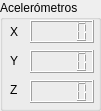
     <widget class="QGroupBox" name="groupBox_17">
      <property name="geometry">
       <rect>
        <x>370</x>
        <y>50</y>
        <width>101</width>
        <height>111</height>
       </rect>
      </property>
      <property name="title">
       <string>Acelerómetros</string>
      </property>
      <widget class="QLCDNumber" name="lcdAccX">
       <property name="geometry">
        <rect>
         <x>30</x>
         <y>20</y>
         <width>64</width>
         <height>23</height>
        </rect>
       </property>
       <property name="value" stdset="0">
        <double>0.000000000000000</double>
       </property>
      </widget>
      <widget class="QLCDNumber" name="lcdAccY">
       <property name="geometry">
        <rect>
         <x>30</x>
         <y>50</y>
         <width>64</width>
         <height>23</height>
        </rect>
       </property>
       <property name="value" stdset="0">
        <double>0.000000000000000</double>
       </property>
      </widget>
      <widget class="QLCDNumber" name="lcdAccZ">
       <property name="geometry">
        <rect>
         <x>30</x>
         <y>80</y>
         <width>64</width>
         <height>23</height>
        </rect>
       </property>
       <property name="value" stdset="0">
        <double>0.000000000000000</double>
       </property>
      </widget>
      <widget class="QWidget" name="layoutWidget_5">
       <property name="geometry">
        <rect>
         <x>10</x>
         <y>20</y>
         <width>20</width>
         <height>81</height>
        </rect>
       </property>
       <layout class="QVBoxLayout" name="verticalLayout_13">
        <item>
         <widget class="QLabel" name="label_37">
          <property name="text">
           <string>X</string>
          </property>
         </widget>
        </item>
        <item>
         <widget class="QLabel" name="label_38">
          <property name="text">
           <string>Y</string>
          </property>
         </widget>
        </item>
        <item>
         <widget class="QLabel" name="label_39">
          <property name="text">
           <string>Z</string>
          </property>
         </widget>
        </item>
       </layout>
      </widget>
     </widget>
